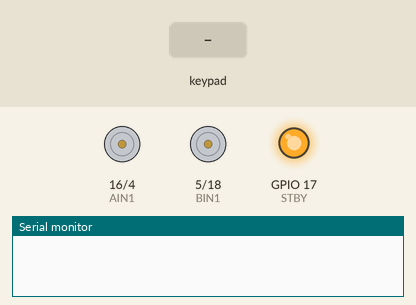
Recording of a sketch running on a simulated ESP32. Parts: motor-driver pin pairs drawn as motors (green arrow = first pin HIGH = forward, orange = second pin HIGH = backward, longer = more drive, scaled by the enable pin, stopped while the standby pin is LOW), output pins drawn as LEDs (lit = HIGH), the last lines printed to the serial monitor. The test bench sets the inputs (shaded band).

Above: at 1.2 s.
1.3 s: key 'U' pressed
At 1.5 s:
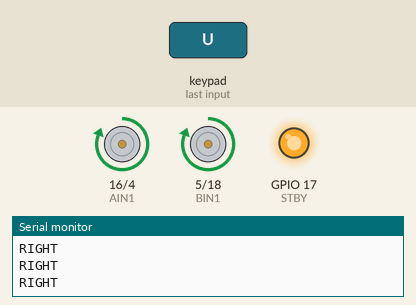
3.2 s: key 'D' pressed
At 3.4 s:
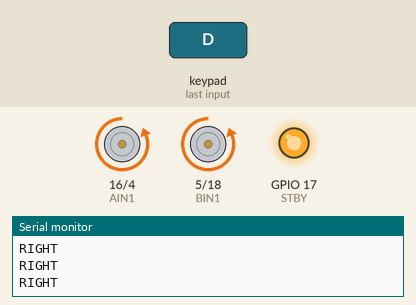
5.1 s: key 'L' pressed
At 5.3 s:
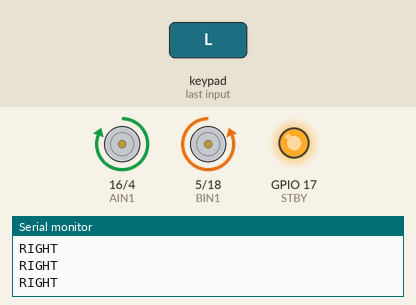
7.0 s: key 'R' pressed
At 7.2 s:
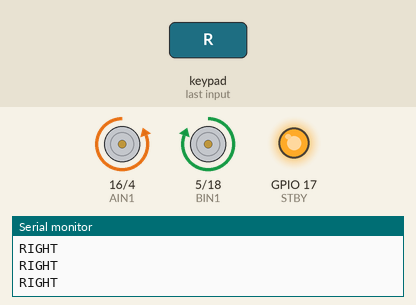
Timing chart, 0 to 9.9 s (numbered marks = the images above; inputs shaded):
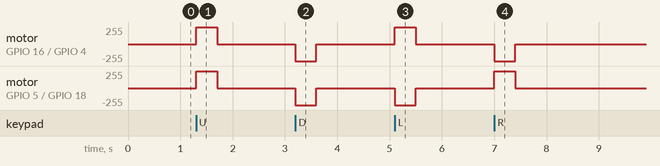

Measured:
- after the input at 1.3 s, motor on GPIO 16 (AIN1) / GPIO 4 (AIN2), motor on GPIO 5 (BIN1) / GPIO 18 (BIN2): stopped → forward 255/255 at once, → stopped 0.40 s later
- after the input at 3.2 s, motor on GPIO 16 (AIN1) / GPIO 4 (AIN2), motor on GPIO 5 (BIN1) / GPIO 18 (BIN2): stopped → backward 255/255 at once, → stopped 0.40 s later
- after the input at 5.1 s, motor on GPIO 16 (AIN1) / GPIO 4 (AIN2): stopped → forward 255/255 at once, → stopped 0.40 s later; motor on GPIO 5 (BIN1) / GPIO 18 (BIN2): stopped → backward 255/255 at once, → stopped 0.40 s later
- after the input at 7.0 s, motor on GPIO 16 (AIN1) / GPIO 4 (AIN2): stopped → backward 255/255 at once, → stopped 0.40 s later; motor on GPIO 5 (BIN1) / GPIO 18 (BIN2): stopped → forward 255/255 at once, → stopped 0.40 s later

The sketch:

xedk.ino
```cpp
#define CUSTOM_SETTINGS
#define INCLUDE_GAMEPAD_MODULE
#include <DabbleESP32.h>
#include <analogWrite.h>

// Right motor (Motor A)
int AIN1 = 16; // Chân điều khiển chiều quay
int AIN2 = 4; // Chân điều khiển chiều quay
int PWMA = 15; // Chân PWM điều khiển tốc độ

// Left motor (Motor B)
int BIN1 = 5; // Chân điều khiển chiều quay
int BIN2 = 18; // Chân điều khiển chiều quay
int PWMB = 19; // Chân PWM điều khiển tốc độ

// Standby pin (STBY)
int STBY = 17; // Chân Standby

#define MAX_MOTOR_SPEED 255

void rotateMotor(int rightMotorSpeed, int leftMotorSpeed) {
  // Điều khiển động cơ phải
  if (rightMotorSpeed < 0) {
    digitalWrite(AIN1, LOW);
    digitalWrite(AIN2, HIGH);
  } else if (rightMotorSpeed > 0) {
    digitalWrite(AIN1, HIGH);
    digitalWrite(AIN2, LOW);
  } else {
    digitalWrite(AIN1, LOW);
    digitalWrite(AIN2, LOW);
  }

  // Điều khiển động cơ trái
  if (leftMotorSpeed < 0) {
    digitalWrite(BIN1, LOW);
    digitalWrite(BIN2, HIGH);
  } else if (leftMotorSpeed > 0) {
    digitalWrite(BIN1, HIGH);
    digitalWrite(BIN2, LOW);
  } else {
    digitalWrite(BIN1, LOW);
    digitalWrite(BIN2, LOW);
  }

  // Điều khiển PWM cho động cơ
  analogWrite(PWMA, abs(rightMotorSpeed));
  analogWrite(PWMB, abs(leftMotorSpeed));
}

void setUpPinModes() {
  pinMode(AIN1, OUTPUT);
  pinMode(AIN2, OUTPUT);
  pinMode(PWMA, OUTPUT);

  pinMode(BIN1, OUTPUT);
  pinMode(BIN2, OUTPUT);
  pinMode(PWMB, OUTPUT);

  pinMode(STBY, OUTPUT); // Set STBY pin as output
  Serial.begin(115200);

  // Set STBY pin LOW to enable motor operation
  digitalWrite(STBY, HIGH);

  rotateMotor(0, 0);  // Initialize motors to stop
}

void setup() {
  setUpPinModes();
  Dabble.begin("MyBluetoothCar");  // Khởi tạo kết nối Bluetooth
}

void loop() {
  int rightMotorSpeed = 0;
  int leftMotorSpeed = 0;
  Dabble.processInput();

  if (GamePad.isUpPressed()) {
    rightMotorSpeed = MAX_MOTOR_SPEED;
    leftMotorSpeed = MAX_MOTOR_SPEED;
    Serial.println("RIGHT");
  }

  if (GamePad.isDownPressed()) {
    rightMotorSpeed = -MAX_MOTOR_SPEED;
    leftMotorSpeed = -MAX_MOTOR_SPEED;
  }

  if (GamePad.isLeftPressed()) {
    rightMotorSpeed = MAX_MOTOR_SPEED;
    leftMotorSpeed = -MAX_MOTOR_SPEED;
  }

  if (GamePad.isRightPressed()) {
    rightMotorSpeed = -MAX_MOTOR_SPEED;
    leftMotorSpeed = MAX_MOTOR_SPEED;
  }

  rotateMotor(rightMotorSpeed, leftMotorSpeed);
}
```
